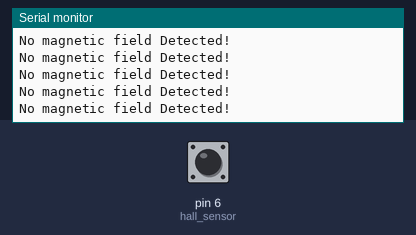
A sketch run on a simulated Arduino Uno, built with avr-gcc and run on an emulated ATmega328P. Parts: the last lines printed to the serial monitor. The inputs (shaded band) are chosen by the test bench; at power-on: pin 6 (hall_sensor) HIGH.

Above: at 1.2 s.
1.3 s: pin 6 (hall_sensor) driven LOW
At 1.9 s:
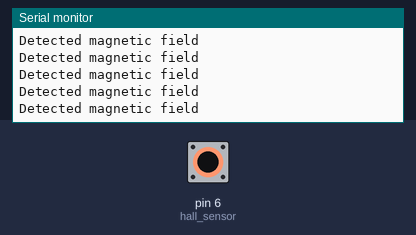
3.2 s: pin 6 (hall_sensor) driven HIGH
At 3.9 s:
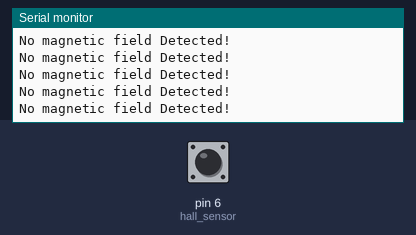
6.2 s: pin 6 (hall_sensor) driven LOW
At 6.9 s:
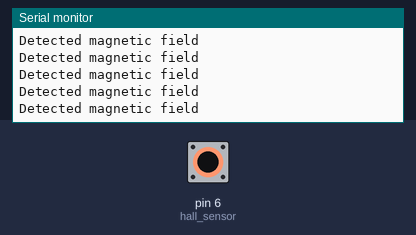
9.2 s: pin 6 (hall_sensor) driven HIGH
At 10.1 s:
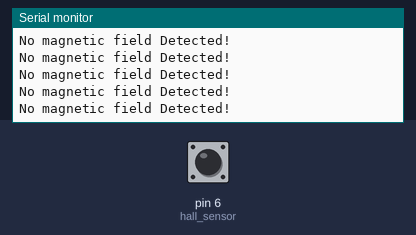
12.2 s: pin 6 (hall_sensor) driven LOW
At 13.0 s:
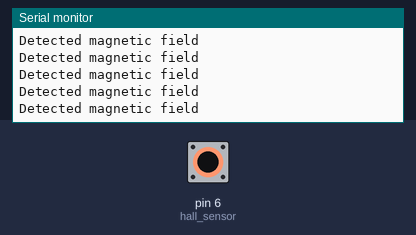

Measured:
- after the input at 1.3 s, the serial monitor: prints a new line after 0.06 s (image 1)

The sketch:

demo2_hall_sensor.ino
```cpp
#define hall_sensor 6

void setup() {
	pinMode(hall_sensor, INPUT);
	Serial.begin(9600);
}

void loop() {
	if (digitalRead(hall_sensor) == 0)
	{
		//Serial.print(digitalRead(hall_sensor));
		Serial.println("Detected magnetic field");

		delay(20);
	}
	else {
		//Serial.print(digitalRead(hall_sensor));
		Serial.println("No magnetic field Detected!");
		delay(20);
	}
}
```
